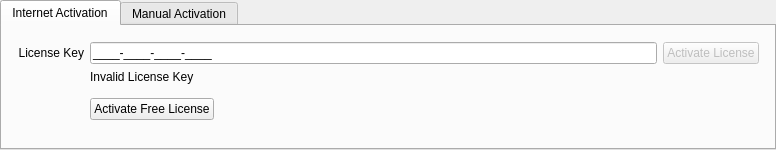
<?xml version="1.0" encoding="UTF-8"?>
<ui version="4.0">
 <class>LicenseWidget</class>
 <widget class="QWidget" name="LicenseWidget">
  <property name="geometry">
   <rect>
    <x>0</x>
    <y>0</y>
    <width>776</width>
    <height>150</height>
   </rect>
  </property>
  <layout class="QVBoxLayout" name="verticalLayout">
   <property name="spacing">
    <number>8</number>
   </property>
   <property name="leftMargin">
    <number>0</number>
   </property>
   <property name="topMargin">
    <number>0</number>
   </property>
   <property name="rightMargin">
    <number>0</number>
   </property>
   <property name="bottomMargin">
    <number>0</number>
   </property>
   <item>
    <widget class="QTabWidget" name="tabWidget">
     <property name="currentIndex">
      <number>0</number>
     </property>
     <widget class="QWidget" name="onlinePage">
      <attribute name="title">
       <string>Internet Activation</string>
      </attribute>
      <layout class="QGridLayout" name="gridLayout_2">
       <property name="leftMargin">
        <number>16</number>
       </property>
       <property name="topMargin">
        <number>16</number>
       </property>
       <item row="3" column="0" colspan="4">
        <spacer name="verticalSpacer">
         <property name="orientation">
          <enum>Qt::Vertical</enum>
         </property>
         <property name="sizeHint" stdset="0">
          <size>
           <width>20</width>
           <height>1</height>
          </size>
         </property>
        </spacer>
       </item>
       <item row="0" column="0">
        <widget class="QLabel" name="onlineKeyLabel">
         <property name="text">
          <string>License Key</string>
         </property>
         <property name="alignment">
          <set>Qt::AlignRight|Qt::AlignTrailing|Qt::AlignVCenter</set>
         </property>
        </widget>
       </item>
       <item row="0" column="1">
        <widget class="QLineEdit" name="onlineKeyEdit">
         <property name="inputMask">
          <string notr="true">&gt;NNNN-NNNN-NNNN-NNNN;_</string>
         </property>
         <property name="text">
          <string notr="true">---</string>
         </property>
         <property name="cursorPosition">
          <number>19</number>
         </property>
        </widget>
       </item>
       <item row="0" column="2">
        <widget class="QnBusyIndicatorButton" name="activateLicenseButton">
         <property name="enabled">
          <bool>false</bool>
         </property>
         <property name="toolTip">
          <string>License will be bound to the current server</string>
         </property>
         <property name="text">
          <string>Activate License</string>
         </property>
        </widget>
       </item>
       <item row="1" column="1" colspan="3">
        <widget class="QLabel" name="licenseKeyWarningLabel">
         <property name="text">
          <string>Invalid License Key</string>
         </property>
        </widget>
       </item>
       <item row="2" column="1" colspan="2">
        <layout class="QHBoxLayout" name="horizontalLayout_2" stretch="0,0">
         <property name="topMargin">
          <number>8</number>
         </property>
         <item>
          <widget class="QnBusyIndicatorButton" name="activateFreeLicenseButton">
           <property name="enabled">
            <bool>true</bool>
           </property>
           <property name="toolTip">
            <string>License will be bound to the current server</string>
           </property>
           <property name="text">
            <string>Activate Free License</string>
           </property>
          </widget>
         </item>
         <item>
          <spacer name="horizontalSpacer_2">
           <property name="orientation">
            <enum>Qt::Horizontal</enum>
           </property>
           <property name="sizeHint" stdset="0">
            <size>
             <width>40</width>
             <height>20</height>
            </size>
           </property>
          </spacer>
         </item>
        </layout>
       </item>
      </layout>
     </widget>
     <widget class="QWidget" name="manualPage">
      <attribute name="title">
       <string>Manual Activation</string>
      </attribute>
      <layout class="QGridLayout" name="gridLayout">
       <property name="leftMargin">
        <number>16</number>
       </property>
       <property name="topMargin">
        <number>16</number>
       </property>
       <item row="1" column="1">
        <widget class="QnWordWrappedLabel" name="manualActivationTextWidget" native="true"/>
       </item>
       <item row="4" column="0" colspan="3">
        <spacer name="verticalSpacer_3">
         <property name="orientation">
          <enum>Qt::Vertical</enum>
         </property>
         <property name="sizeHint" stdset="0">
          <size>
           <width>20</width>
           <height>1</height>
          </size>
         </property>
        </spacer>
       </item>
       <item row="2" column="1">
        <spacer name="verticalSpacer_2">
         <property name="orientation">
          <enum>Qt::Vertical</enum>
         </property>
         <property name="sizeType">
          <enum>QSizePolicy::Fixed</enum>
         </property>
         <property name="sizeHint" stdset="0">
          <size>
           <width>20</width>
           <height>8</height>
          </size>
         </property>
        </spacer>
       </item>
       <item row="0" column="0">
        <widget class="QLabel" name="hardwareIdLabel">
         <property name="text">
          <string>Hardware Id</string>
         </property>
         <property name="alignment">
          <set>Qt::AlignRight|Qt::AlignTrailing|Qt::AlignVCenter</set>
         </property>
        </widget>
       </item>
       <item row="3" column="1">
        <widget class="QLineEdit" name="fileLineEdit">
         <property name="readOnly">
          <bool>true</bool>
         </property>
         <property name="placeholderText">
          <string>Select License File...</string>
         </property>
        </widget>
       </item>
       <item row="3" column="0">
        <widget class="QLabel" name="activationKeyFileLabel">
         <property name="text">
          <string>Activation Key File</string>
         </property>
         <property name="alignment">
          <set>Qt::AlignRight|Qt::AlignTrailing|Qt::AlignVCenter</set>
         </property>
        </widget>
       </item>
       <item row="3" column="2">
        <widget class="QPushButton" name="browseLicenseFileButton">
         <property name="enabled">
          <bool>true</bool>
         </property>
         <property name="text">
          <string>Browse...</string>
         </property>
        </widget>
       </item>
       <item row="3" column="3">
        <widget class="QnBusyIndicatorButton" name="activateLicenseButtonCopy">
         <property name="enabled">
          <bool>false</bool>
         </property>
         <property name="toolTip">
          <string>License will be bound to the current server</string>
         </property>
         <property name="text">
          <string>Activate License</string>
         </property>
        </widget>
       </item>
       <item row="0" column="1" colspan="3">
        <widget class="QLineEdit" name="hardwareIdEdit">
         <property name="enabled">
          <bool>true</bool>
         </property>
         <property name="readOnly">
          <bool>true</bool>
         </property>
        </widget>
       </item>
      </layout>
     </widget>
    </widget>
   </item>
  </layout>
 </widget>
 <customwidgets>
  <customwidget>
   <class>QnWordWrappedLabel</class>
   <extends>QWidget</extends>
   <header location="global">ui/widgets/word_wrapped_label.h</header>
   <container>1</container>
  </customwidget>
  <customwidget>
   <class>QnBusyIndicatorButton</class>
   <extends>QPushButton</extends>
   <header location="global">ui/widgets/common/busy_indicator_button.h</header>
  </customwidget>
 </customwidgets>
 <resources/>
 <connections/>
 <slots>
  <slot>serialKeyChanged(QString)</slot>
 </slots>
</ui>
